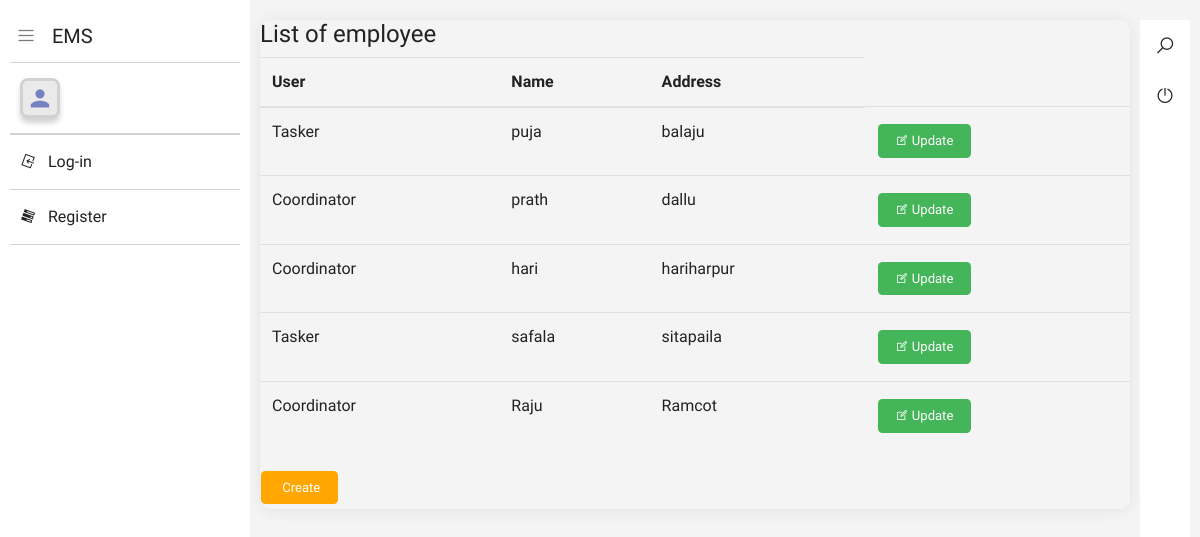
Page /profile-list/ on the committed database.
### core/models.py (models this page shows, shortened)
class Profile(models.Model):
	USER = (
		('Coordinator', 'Coordinator'),
		('Tasker', 'Tasker'),
	)
	user = models.CharField(max_length=15, choices=USER)
	name = models.CharField(max_length=50)
	address = models.CharField(max_length=150)

### core/views.py (the view)
# urls.py: path('profile-list/', views.ProfileListView.as_view(), name='profile_list'),
class ProfileListView(ListView):
	model = Profile
	template_name = 'core/profile-list.html'

### core/templates/core/profile-list.html (shortened to what this page needs)
{% extends 'core/base.html' %}
{% load static %}
{% block content %}
<section class="content">
    <div class="formHolder">
        <div class="widget-info margin-top-large">
            <div class="widget-head">
                <div class="widget-body mt-2 horizontalForm">
                    <div class="widget-head">
                        <h4><a href="#" title="">List of employee</a></h4>
                    </div>
                        <table class="table table-hover c_table theme-color">
                            <thead>
                                <tr>
                                    <th>User</th>
                                    <th>Name</th>
                                    <th>Address</th>
                                </tr>
                            </thead>
                            <tbody>
                                {% for profile in object_list %}
                                <tr>
                                   <td>{{ profile.user }}</td>
                                   <td>{{ profile.name }}</td>
                                   <td>{{ profile.address }}</td>
                                   <td class="table-action">
                                        <a href="{% url 'profile_update' profile.pk %}" class="btn"> <i class="la la-edit"></i> Update</a>
                                    </td>
                                </tr>
                                {% endfor %}
                            </tbody>
                        </table>
                        <a href="{% url 'profile_create' %}" class="btn remove">  Create</a>
                </div>
            </div>
        </div>
    </div>
</section>
{% endblock %}

### rows in the picture
Profile: user "Tasker", name "puja", address "balaju"
Profile: user "Coordinator", name "prath", address "dallu"
Profile: user "Coordinator", name "hari", address "hariharpur"
Profile: user "Tasker", name "safala", address "sitapaila"
Profile: user "Coordinator", name "Raju", address "Ramcot"
